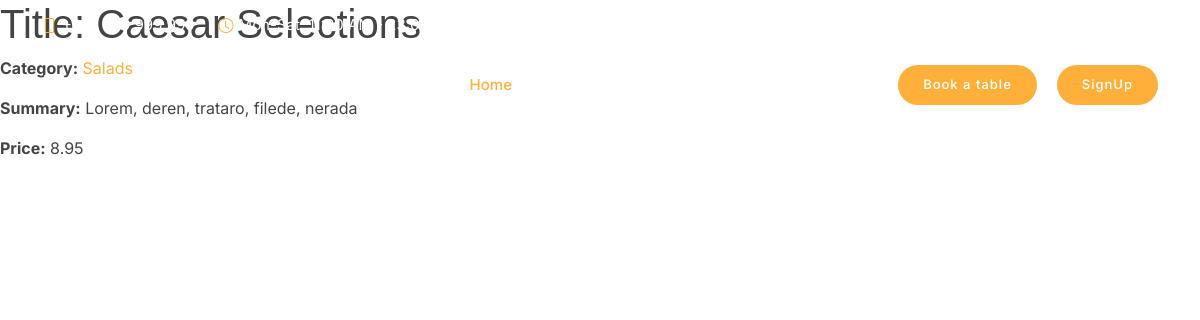
Screenshot of /menu/menu/2 with the database file from the repository.
### menu/models.py (models this page shows, shortened)
class Menu(models.Model):
    title = models.CharField(max_length=200)
    summary = models.TextField(max_length=1000, help_text='Enter a brief description of the menu')
    price = models.FloatField()
    category = models.ForeignKey('Category', on_delete=models.SET_NULL, null=True)
    class Meta:
        ordering = ['title', 'category']

class Category(models.Model):
    name = models.CharField(
        max_length=200,
        help_text="Enter a menu category (e.g. Coffees, Tea, Iced Coffee, Pastries etc.)"
        )
    class Meta:
        ordering = ['name']
    def __str__(self):
        return '{0}'.format(self.name)

### menu/views.py (the view)
# urls.py: path('menu/<int:pk>', views.MenuDetailView.as_view(), name='menu-detail'),
class MenuDetailView(generic.DetailView):
    model = Menu

### menu/templates/menu/menu_detail.html
{% extends "base_generic.html" %}
{% block content %}
  <h1>Title: {{ menu.title }}</h1>
  <p><strong>Category:</strong> <a href="">{{ menu.category }}</a></p>
  <p><strong>Summary:</strong> {{ menu.summary }}</p>
  <p><strong>Price:</strong> {{ menu.price }}</p>
{% endblock %}

### menu/static/css/styles.css (style rules this page uses)
body { font-family: "Inter", sans-serif; color: #444444; }
a { text-decoration: none; color: #ffb03b; }
h1, h2, h3, h4, h5, h6 { font-family: "Satisfy", sans-serif; }

### rows the page displays
Menu: title "Caesar Selections", category "Salads", summary "Lorem, deren, trataro, filede, nerada", price "8.95"
